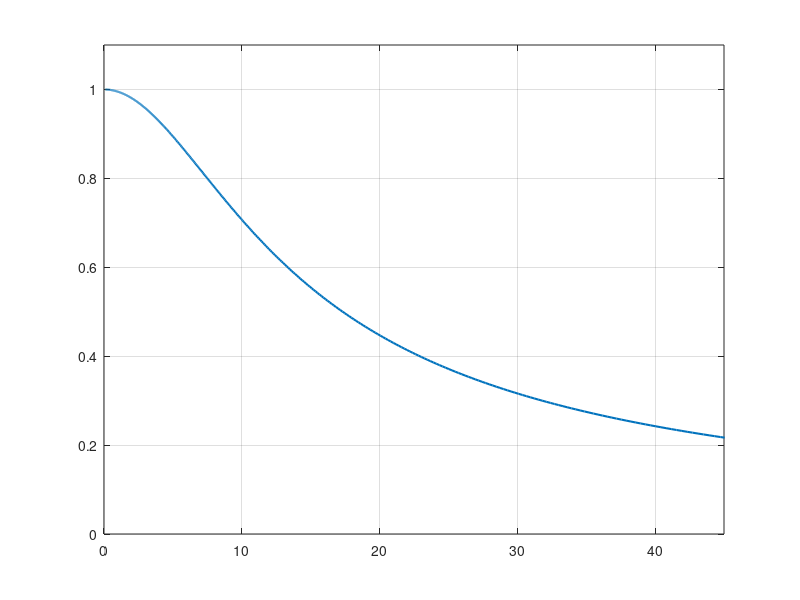

The MATLAB source for this figure: (Note: this script raises an error after producing the figure.)
width = 800;
height = 600;
resolution = 300;
a = 1;
t1 = 0;
t2 = 2*pi;
N = 500;
b = 0.5;
dt = 0.1;
Fs = 1/dt;
T = N*dt; 
t = (-T/2 : dt : T/2-dt)';

f_Hz = (0:N-1)' * Fs/N; 
omega = 2*pi * f_Hz;

T_arr = [0.1, 0.5, 1.25, 2.0];
a_arr = [1.0, 2.0, 7.5, 10.0];


for i = 1:length(T_arr)
    xi = -1 + 2 * rand(N, 1);
    g = zeros(size(t));
    g((t >= t1 & t <= t2)) = a;
    y = g + b*xi;

    T_c = T_arr(i);
    w = tf(1, [T_c, 1]);
    
    figure;
    [amp, ~, wout] = bode(w);
    amp = squeeze(amp);
    plot(wout, amp, 'LineWidth', 1.5);
    grid on;
    ylim([0 1.1]);
    xlim([0 45]);
    xlabel("w", FontSize=24);
    ylabel("W(iw)",FontSize=24);
    title("АЧХ динамического фильтра при T = " + T_c, FontSize=24);
    legend("АЧХ динамического фильтра T = " + T_c, 'Location', 'northeast', fontsize=18);
    set(gcf, 'Units', 'pixels', 'Position', [100, 100, 1200, 800]);
    exportgraphics(gcf, "filter_ach_T_" + T_c + ".png", 'Resolution', 300);
    
    w_d = c2d(w, dt, 'zoh');
    [H_d, ~] = freqz(w_d.Num{1}, w_d.Den{1}, N, 'whole');
    
    Y = fft(y);
    H_d = H_d(:);  % Явно делаем столбцом
    Y = Y(:);
    y_fil_rev = real(ifft(Y .* H_d));
    
    y_fil = lsim(w, y, t);
    
    y_fur = fftshift(fft(y));
    g_fur = fftshift(fft(g));
    fil_fur = fftshift(fft(y_fil));
    Y_fur_plot = fftshift(Y .* H_d);

    figure;
    plot(t, g, 'LineWidth', 3.5, color="blue");
    hold on;
    plot(t, y, 'LineWidth', 0.5, color="red");
    hold on;
    plot(t, y_fil, 'LineWidth', 3.5, color="green");
    hold off;
    grid on;
    ylim([-0.5 1.5]);
    xlim([-T/2 T/2]);
    xlabel("t", FontSize=24);
    ylabel("y(t)",FontSize=24);
    title("Фильтрация сигнала при T = " + T_c, FontSize=24);
    legend("Оригинал", "Зашумлённая функция", "Фильтрованная функция",  'Location', 'northeast', fontsize=14);
    set(gcf, 'Units', 'pixels', 'Position', [100, 100, 1200, 800]);
    exportgraphics(gcf, "filter_T_" + T_c + ".png", 'Resolution', 300);

    figure;
    plot(t, y_fil, 'LineWidth', 3.5, color="green");
    hold on;
    plot(t, y_fil_rev, 'LineWidth', 1.0, color="red");
    hold off;
    grid on;
    xlabel("t", FontSize=24);
    ylabel("y(t)",FontSize=24);
    title("Сравнение сигналов при T = " + T_c, FontSize=24);
    legend("lsim (временной)", "ifft (частотный)",  'Location', 'northeast', fontsize=14);
    set(gcf, 'Units', 'pixels', 'Position', [100, 100, 1200, 800]);
    exportgraphics(gcf, "filter_transf_T_" + T_c + ".png", 'Resolution', 300);

    figure;
    plot(omega, abs(y_fur), 'LineWidth', 1.0, color="blue");
    hold on;
    plot(omega, abs(g_fur), 'LineWidth', 0.5, color="red");
    hold on;
    plot(omega, abs(fil_fur), 'LineWidth', 1.0, color="green");
    hold off;
    grid on;
    ylim([-1.5 50.5]);
    xlim([0 63]);
    xlabel("w", FontSize=24);
    ylabel("y(w)",FontSize=24);
    title("Сравнение фурье-образов при T = " + T_c, FontSize=24);
    legend("Образ зашумлённой функции", "Образ исходной функции", "Образ фильтрованной функции",  'Location', 'northeast', fontsize=14);
    set(gcf, 'Units', 'pixels', 'Position', [100, 100, 1200, 800]);
    exportgraphics(gcf, "fur_imgs_g_T_" + T_c + ".png", 'Resolution', 300);

    figure;
    plot(omega, abs(fil_fur), 'LineWidth', 3.5, color="green");
    hold on;
    plot(omega, abs(Y_fur_plot), 'LineWidth', 1.0, color="red");
    hold off;
    
    grid on;
    ylim([-1.5 50.5]);
    xlim([0 63]);
    xlabel("w", FontSize=24);
    ylabel("y(w)",FontSize=24);
    title("Сравнение фурье-образов при T = " + T_c, FontSize=24);
    legend("Образ фильтрованной функции", "Умножение на передаточную функцию", 'Location', 'northeast', fontsize=14);
    set(gcf, 'Units', 'pixels', 'Position', [100, 100, 1200, 800]);
    exportgraphics(gcf, "fur_imgs_w_T_" + T_c + ".png", 'Resolution', 300);

    a_c = a_arr(i);
    xi = -1 + 2 * rand(N, 1);
    
    g = zeros(size(t));
    g((t >= t1 & t <= t2)) = a_c;
    y = g + b*xi;

    w = tf(1, [1.1, 1]);
    
    figure;
    [amp, ~, wout] = bode(w);
    amp = squeeze(amp);
    plot(wout, amp, 'LineWidth', 1.5);
    grid on;
    ylim([0 1]);
    xlim([0 10]);
    xlabel("w", FontSize=24);
    ylabel("W(iw)",FontSize=24);
    title("АЧХ динамического фильтра при a = " + a_c + ", T = 1.25", FontSize=24);
    legend("АЧХ динамического фильтра a = " + a_c, 'Location', 'northeast', fontsize=14);
    set(gcf, 'Units', 'pixels', 'Position', [100, 100, 1200, 800]);
    exportgraphics(gcf, "filter_ach_a_" + a_c + ".png", 'Resolution', 300);

    w_d = c2d(w, dt, 'zoh');
    [H_d, ~] = freqz(w_d.Num{1}, w_d.Den{1}, N, 'whole');
    
    Y = fft(y);
    H_d = H_d(:);
    Y = Y(:);
    y_fil_rev = real(ifft(Y .* H_d));
    
    y_fil = lsim(w, y, t);
    
    y_fur = fftshift(fft(y));
    g_fur = fftshift(fft(g));
    fil_fur = fftshift(fft(y_fil));
    Y_fur_plot = fftshift(Y .* H_d);

    figure;
    plot(t, y_fil, 'LineWidth', 3.5, color="green");
    hold on;
    plot(t, y_fil_rev, 'LineWidth', 1.0, color="red");
    hold off;
    grid on;
    xlabel("t", FontSize=24);
    ylabel("y(t)",FontSize=24);
    title("Сравнение сигналов при a = " + a_c + ", T = 1.25", FontSize=24);
    legend("lsim (временной)", "ifft (частотный)",  'Location', 'northeast', fontsize=14);
    set(gcf, 'Units', 'pixels', 'Position', [100, 100, 1200, 800]);
    exportgraphics(gcf, "filter_transf_a_" + a_c + ".png", 'Resolution', 300);
    
    figure;
    plot(t, g, 'LineWidth', 3.5, color="blue");
    hold on;
    plot(t, y, 'LineWidth', 1.0, color="red");
    hold on;
    plot(t, y_fil, 'LineWidth', 3.5, color="green");
    hold off;
    grid on;
    ylim([-0.5 a_c+1]);
    xlim([-T/2 T/2]);
    xlabel("t", FontSize=24);
    ylabel("y(t)",FontSize=24);
    title("Фильтрация сигнала при a = " + a_c + ", T = 1.25", FontSize=24);
    legend("Оригинал", "Зашумлённая функция", "Фильтрованная функция",  'Location', 'northeast', fontsize=14);
    set(gcf, 'Units', 'pixels', 'Position', [100, 100, 1200, 800]);
    exportgraphics(gcf, "filter_a_" + a_c + ".png", 'Resolution', 300);
    
    figure;
    plot(omega, abs(y_fur), 'LineWidth', 1.0, color="blue");
    hold on;
    plot(omega, abs(g_fur), 'LineWidth', 0.5, color="red");
    hold on;
    plot(omega, abs(fil_fur), 'LineWidth', 1.0, color="green");
    hold off;
    grid on;
    ylim([-1.5 50.5]);
    xlim([0 63]);
    xlabel("w", FontSize=24);
    ylabel("y(w)",FontSize=24);
    title("Сравнение фурье-образов при a = " + a_c + ", T = 1.25", FontSize=24);
    legend("Образ зашумлённой функции", "Образ исходной функции", "Образ фильтрованной функции",  'Location', 'northeast', fontsize=14);
    set(gcf, 'Units', 'pixels', 'Position', [100, 100, 1200, 800]);
    exportgraphics(gcf, "fur_imgs_g_a_" + a_c + ".png", 'Resolution', 300);

    figure;
    plot(omega, abs(fil_fur), 'LineWidth', 3.5, color="green");
    hold on;
    plot(omega, abs(Y_fur_plot), 'LineWidth', 1.0, color="red");
    hold off;
    
    grid on;
    ylim([-1.5 50.5]);
    xlim([0 63]);
    xlabel("w", FontSize=24);
    ylabel("y(w)",FontSize=24);
    title("Сравнение фурье-образов при a = " + a_c + ", T = 1.25", FontSize=24);
    legend("Образ фильтрованной функции", "Умножение на передаточную функцию", 'Location', 'northeast', fontsize=14);
    set(gcf, 'Units', 'pixels', 'Position', [100, 100, 1200, 800]);
    exportgraphics(gcf, "fur_imgs_w_a_" + a_c + ".png", 'Resolution', 300);
end
